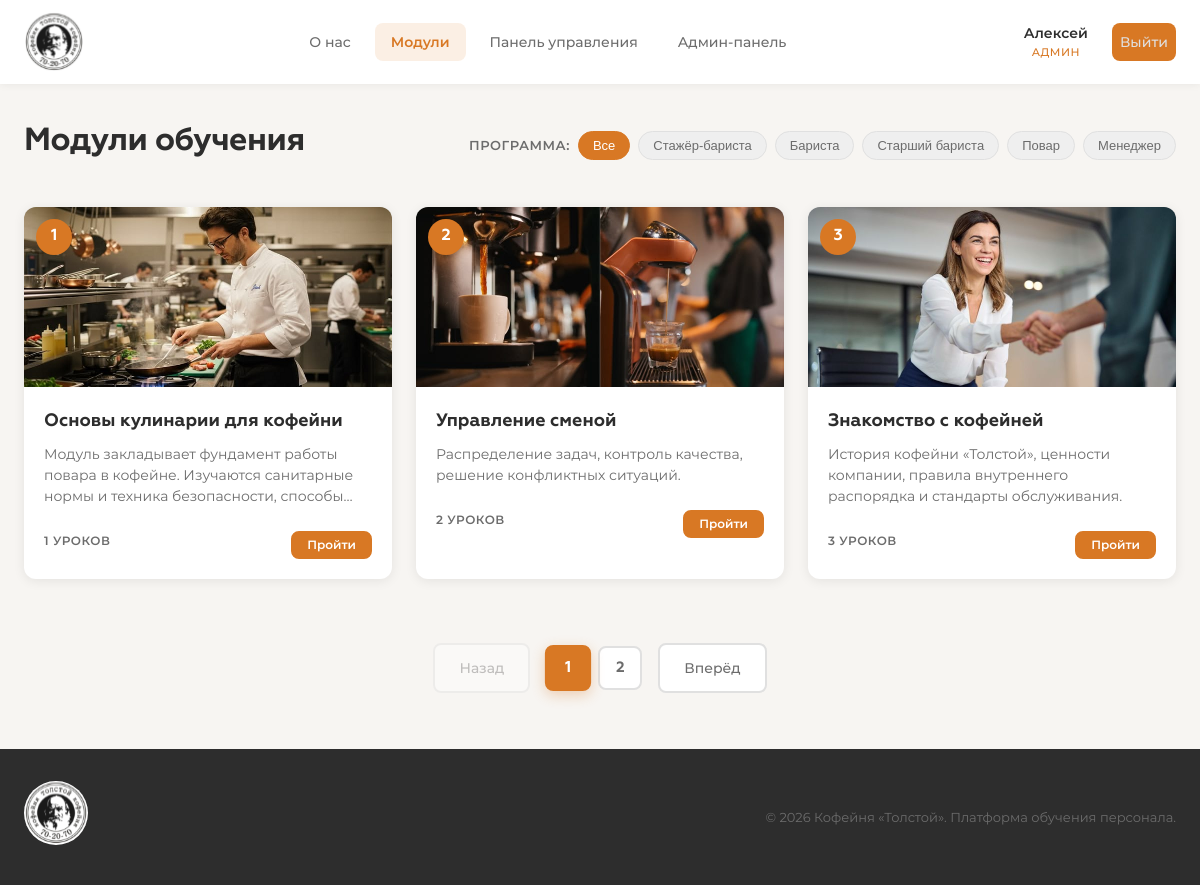
Page /training/modules/ (signed in) on the committed database.
### accounts/models.py (models this page shows, shortened)
class User(AbstractUser):
    ROLE_CHOICES = [
        ('trainee_barista', 'Стажёр-бариста'),
        ('barista', 'Бариста'),
        ('senior_barista', 'Старший бариста'),
        ('cook', 'Повар'),
        ('manager', 'Менеджер'),
        ('admin', 'Администратор'),
    ]
    role = models.CharField(
        max_length=20,
        choices=ROLE_CHOICES,
        default='trainee_barista',
        verbose_name='Роль'
    )
    must_change_password = models.BooleanField(
        default=True,
        verbose_name='Требуется смена пароля'
    )
    avatar = models.ImageField(
        upload_to='avatars/',
        blank=True,
        null=True,
        verbose_name='Аватар'
    )
    phone = models.CharField(
        max_length=20,
        blank=True,
        verbose_name='Телефон'
    )
    bio = models.TextField(
        blank=True,
        verbose_name='О себе'
    )
    date_hired = models.DateField(
        blank=True,
        null=True,
        verbose_name='Дата приёма на работу'
    )
    class Meta:
        verbose_name = 'Пользователь'
        verbose_name_plural = 'Пользователи'
    @property
    def is_admin(self):
        return self.role == 'admin' or self.is_superuser
    def get_role_display_short(self):
        role_map = {
            'trainee_barista': 'Стажёр',
            'barista': 'Бариста',
            'senior_barista': 'Ст. бариста',
            'cook': 'Повар',
            'manager': 'Менеджер',
            'admin': 'Админ',
        }
        return role_map.get(self.role, self.role)

### training/models.py (models this page shows, shortened)
class Program(models.Model):
    ROLE_CHOICES = [
        ('trainee_barista', 'Стажёр-бариста'),
        ('barista', 'Бариста'),
        ('senior_barista', 'Старший бариста'),
        ('cook', 'Повар'),
        ('manager', 'Менеджер'),
    ]
    name = models.CharField(max_length=200, verbose_name='Название программы')
    role = models.CharField(
        max_length=20,
        choices=ROLE_CHOICES,
        unique=True,
        verbose_name='Роль'
    )
    description = models.TextField(blank=True, verbose_name='Описание')
    image = models.ImageField(
        upload_to='programs/',
        blank=True,
        null=True,
        verbose_name='Изображение'
    )
    order = models.PositiveIntegerField(default=0, verbose_name='Номер программы')
    created_at = models.DateTimeField(auto_now_add=True, verbose_name='Дата создания')
    class Meta:
        verbose_name = 'Программа обучения'
        verbose_name_plural = 'Программы обучения'
        ordering = ['order', '-created_at']

class Module(models.Model):
    program = models.ForeignKey(
        Program,
        on_delete=models.CASCADE,
        related_name='modules',
        verbose_name='Программа'
    )
    name = models.CharField(max_length=200, verbose_name='Название модуля')
    description = models.TextField(blank=True, verbose_name='Краткое описание')
    goal = models.TextField(blank=True, verbose_name='Цель модуля')
    image = models.ImageField(
        upload_to='modules/',
        blank=True,
        null=True,
        verbose_name='Изображение'
    )
    order = models.PositiveIntegerField(default=0, verbose_name='Порядок')
    created_at = models.DateTimeField(auto_now_add=True, verbose_name='Дата создания')
    class Meta:
        verbose_name = 'Модуль'
        verbose_name_plural = 'Модули'
        ordering = ['order', '-created_at']

### training/views.py (the view, shortened to what this page needs)
# urls.py: path('modules/', views.modules_view, name='modules'),
@login_required
def modules_view(request):
    user = request.user
    sort = request.GET.get('sort', 'newest')
    if user.is_admin:
        programs = Program.objects.all()
        selected_program_id = request.GET.get('program')
        if selected_program_id:
            modules = Module.objects.filter(program_id=selected_program_id)
        else:
            modules = Module.objects.all()
    modules_with_progress = []
    for module in modules:
        total = module.lessons.count()
        completed = LessonProgress.objects.filter(
            user=user, lesson__module=module, completed=True
        ).count() if not user.is_admin else 0
        percent = int(completed / total * 100) if total > 0 else 0
        modules_with_progress.append({
            'module': module,
            'total_lessons': total,
            'completed_lessons': completed,
            'percent': percent,
        })
    paginator = Paginator(modules_with_progress, 3)
    page = request.GET.get('page')
    try:
        modules_page = paginator.page(page)
    except (PageNotAnInteger, EmptyPage):
        modules_page = paginator.page(1)
    context = {
        'modules': modules_page,
        'sort': sort,
        'programs': programs,
        'page_obj': modules_page,
    }
    return render(request, 'training/modules.html', context)

### training/templates/training/modules.html (shortened to what this page needs)
{% extends "base.html" %}
{% block content %}
<div class="container">
    <div class="page-header">
        <h1 class="page-title">Модули обучения</h1>
        {% if programs %}
        <div class="filter-controls" id="program-filter">
            <span class="sort-label">Программа:</span>
            <button type="button" class="sort-btn {% if not request.GET.program %}active{% endif %}" data-program="">Все</button>
            {% for prog in programs %}
            <button type="button" class="sort-btn {% if request.GET.program == prog.id|stringformat:'d' %}active{% endif %}" data-program="{{ prog.id }}">{{ prog.name }}</button>
            {% endfor %}
        </div>
        {% endif %}
    </div>
    <div class="modules-grid" id="modules-grid">
        {% for item in modules %}
        <div class="module-card">
            <div class="module-card-image">
                <div class="module-card-number">{{ forloop.counter }}</div>
                {% if item.module.image %}
                <img src="{{ item.module.image.url }}" alt="{{ item.module.name }}">
                {% else %}
                <div class="module-card-placeholder"></div>
                {% endif %}
            </div>
            <div class="module-card-body">
                <h3 class="module-card-title">{{ item.module.name }}</h3>
                <p class="module-card-desc">{{ item.module.description }}</p>
                <div class="module-card-footer">
                    <span class="module-card-lessons">{{ item.total_lessons }} уроков</span>
                    <a href="{% url 'training:module_detail' item.module.id %}" class="btn btn-primary btn-sm">Пройти</a>
                </div>
            </div>
        </div>
        {% empty %}
        <div class="empty-state">
            <p class="empty-text">Модули пока не добавлены</p>
        </div>
        {% endfor %}
    </div>
    {% if page_obj.has_other_pages %}
    <div class="pagination" id="modules-pagination" data-program="{{ request.GET.program|default:'' }}">
        {% if page_obj.has_previous %}
        <a href="#" class="pagination-btn pagination-prev" data-page="{{ page_obj.previous_page_number }}">Назад</a>
        {% else %}
        <span class="pagination-btn pagination-prev disabled">Назад</span>
        {% endif %}
        <div class="pagination-numbers">
            <span class="pagination-num active">{{ page_obj.number }}</span>
            {% if page_obj.has_next %}
            <a href="#" class="pagination-num" data-page="{{ page_obj.next_page_number }}">{{ page_obj.next_page_number }}</a>
            {% endif %}
        </div>
        {% if page_obj.has_next %}
        <a href="#" class="pagination-btn pagination-next" data-page="{{ page_obj.next_page_number }}">Вперёд</a>
        {% else %}
        <span class="pagination-btn pagination-next disabled">Вперёд</span>
        {% endif %}
    </div>
    {% endif %}
</div>
{% endblock %}

### templates/base.html (shortened to what this page needs)
{% load static %}
<!DOCTYPE html>
<html lang="ru">
<head>
    <link rel="stylesheet" href="{% static 'css/style.css' %}">
</head>
<body>
    {% if user.is_authenticated and not user.must_change_password or user.is_admin %}
    <nav class="navbar">
        <div class="nav-container">
            <a href="{% url 'training:about' %}" class="nav-logo">
                <img src="{% static "images/logo.svg" %}" class="logo-img">
            </a>
            <div class="nav-links" id="nav-links">
                <a href="{% url 'training:about' %}" class="nav-link {% if request.resolver_match.url_name == 'about' %}active{% endif %}">
                    О нас
                </a>
                <a href="{% url 'training:modules' %}" class="nav-link {% if 'modules' in request.path or 'lessons' in request.path %}active{% endif %}">
                    Модули
                </a>
                {% if user.is_admin %}
                <a href="{% url 'dashboard:index' %}" class="nav-link {% if 'dashboard' in request.path %}active{% endif %}">
                    Панель управления
                </a>
                <a href="{% url 'admin:index' %}" class="nav-link {% if 'django-admin' in request.path %}active{% endif %}">
                    Админ-панель
                </a>
                {% endif %}
            </div>
            <div class="nav-user" id="nav-user">
                <a href="{% url 'accounts:profile' %}" class="user-btn">
                    <span class="user-name">{{ user.first_name|default:user.username }}</span>
                    <span class="user-role">{{ user.get_role_display_short }}</span>
                </a>
                <a href="{% url 'accounts:logout' %}" class="logout-btn" title="Выйти">
                    Выйти
                </a>
            </div>
        </div>
    </nav>
    {% endif %}
    <main class="main-content">
        {% block content %}{% endblock %}
    </main>
    {% if user.is_authenticated and not user.must_change_password or user.is_admin %}
    <footer class="footer">
        <div class="footer-container">
            <div class="footer-brand">
                <img src="{% static "images/logo.svg" %}" class="logo-img-footer">
            </div>
            <p class="footer-text">© 2026 Кофейня «Толстой». Платформа обучения персонала.</p>
        </div>
    </footer>
    {% endif %}
</body>
</html>

### rows in the picture
User: first_name "Алексей", get_role_display_short "АДМИН"
Program: name "Стажёр-бариста"
Program: name "Бариста"
Program: name "Старший бариста"
Program: name "Повар"
Program: name "Менеджер"
Module: module.image (picture), module.name "Основы кулинарии для кофейни", module.description "Модуль закладывает фундамент работы повара в кофейне. Изучаются санитарные нормы и техника безопасности,…", total_lessons "1"
Module: module.image (picture), module.name "Управление сменой", module.description "Распределение задач, контроль качества, решение конфликтных ситуаций.", total_lessons "2"
Module: module.image (picture), module.name "Знакомство с кофейней", module.description "История кофейни «Толстой», ценности компании, правила внутреннего распорядка и стандарты обслуживания.", total_lessons "3"

### other values in the picture
{{ page_obj.number }} "1"
{{ page_obj.next_page_number }} "2"
